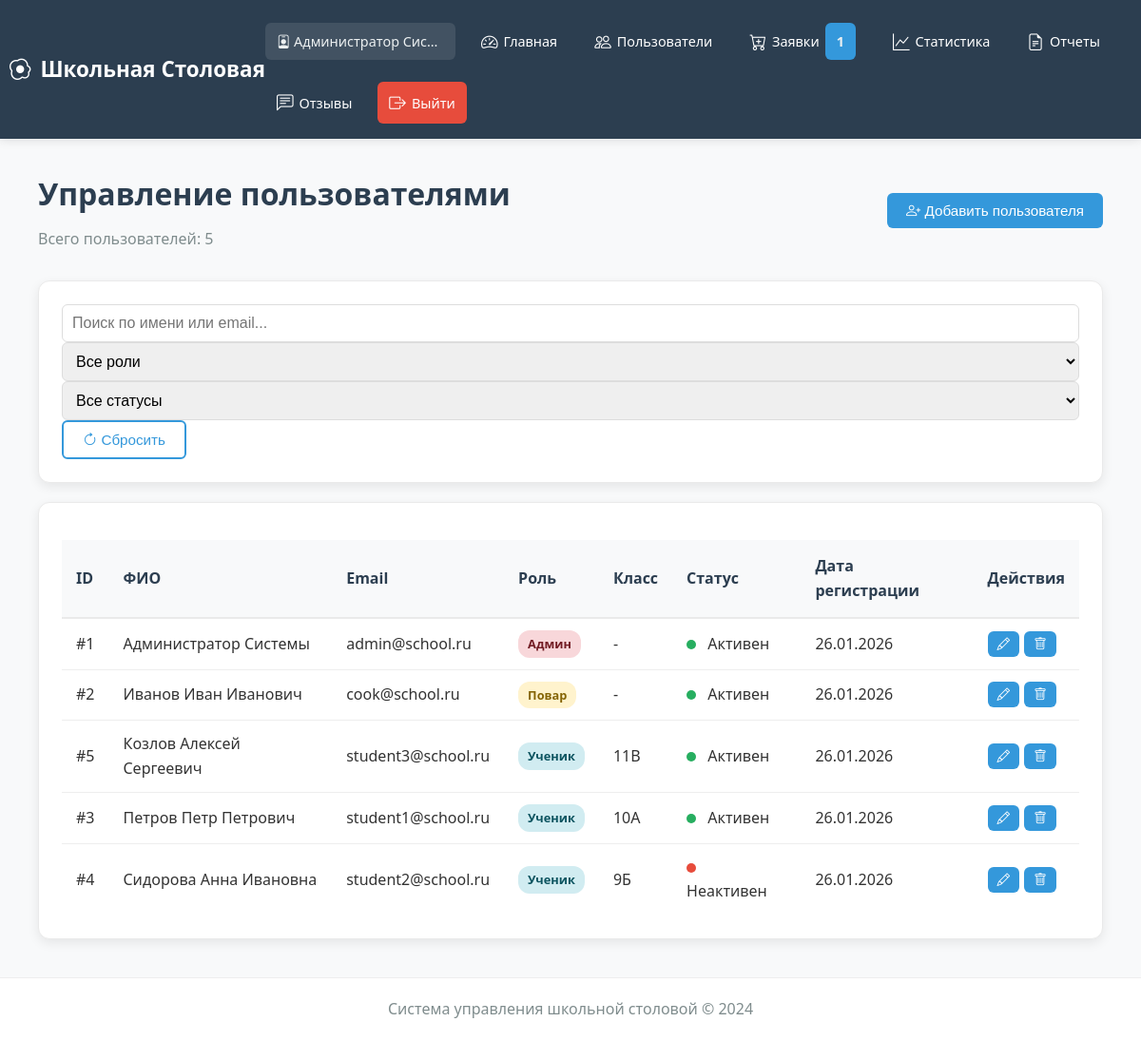
/admin/users (signed in), run on an earlier commit of the app's database.
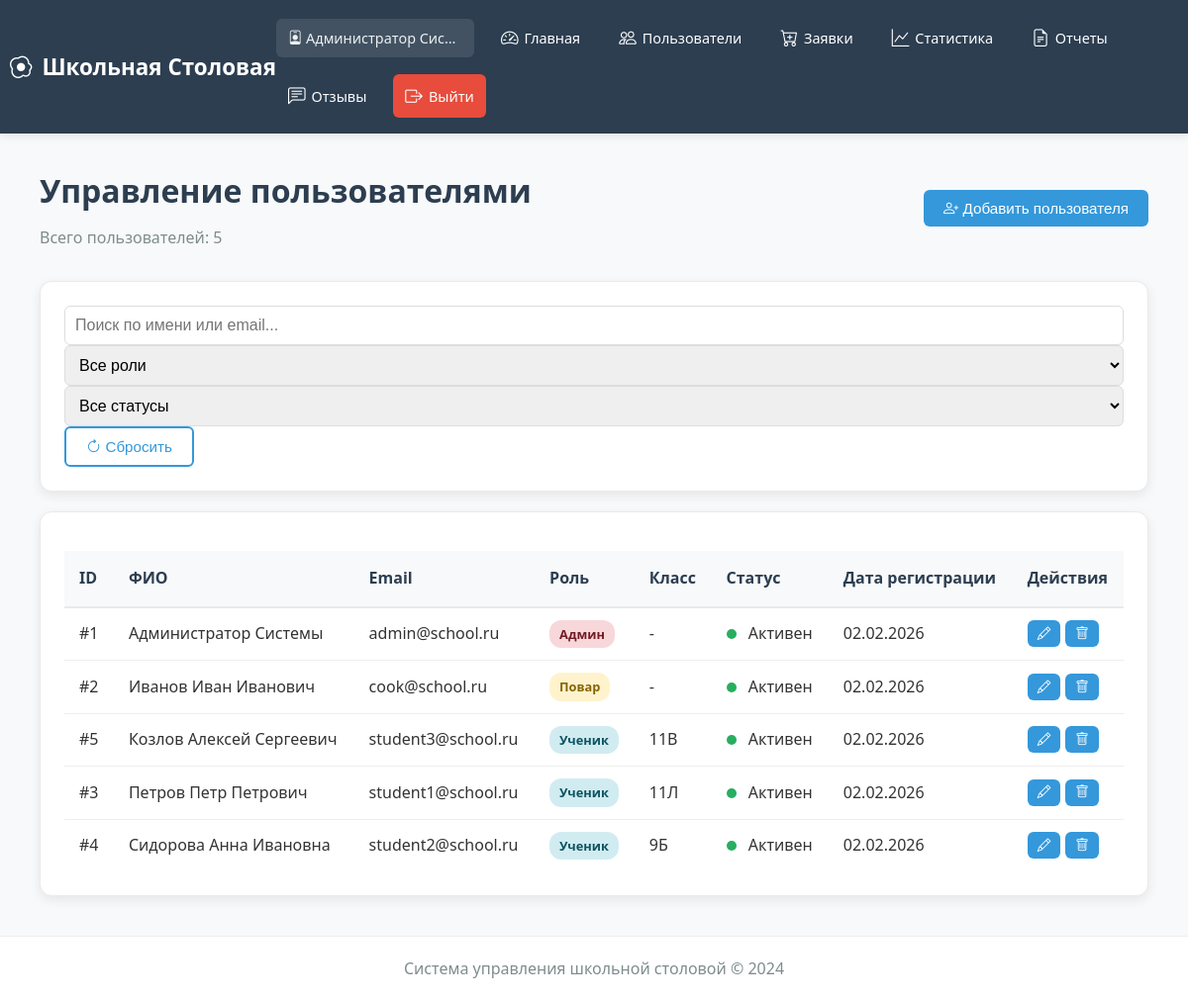
And on a later commit of the database.
### modules/core/models.py (models this page shows, shortened)
class User(UserMixin, db.Model):
    __tablename__ = 'users'
    id = db.Column(db.Integer, primary_key=True)
    email = db.Column(db.String(120), unique=True, nullable=False, index=True)
    password = db.Column(db.String(200), nullable=False)
    role = db.Column(db.String(20), nullable=False)  # 'student', 'cook', 'admin'
    full_name = db.Column(db.String(100))
    class_group = db.Column(db.String(50))  # Только для учеников
    allergies = db.Column(db.Text, default='')  # JSON или текст с аллергенами
    preferences = db.Column(db.String(50), default='')  # Новое поле: предпочтения в питании
    avatar_url = db.Column(db.String(255))  # Новое поле: путь к аватару
    balance = db.Column(db.Float, default=0.0)  # Новое поле: баланс счета
    is_active = db.Column(db.Boolean, default=True)
    created_at = db.Column(db.DateTime, default=datetime.utcnow)
    updated_at = db.Column(db.DateTime, default=datetime.utcnow, onupdate=datetime.utcnow)

### modules/admin/routes.py (the view)
@admin_bp.route('/users')
@login_required
def manage_users():
    if current_user.role != 'admin':
        flash('Доступ запрещен', 'danger')
        return redirect(url_for('index'))
    from modules.core.models import User
    users_list = User.query.order_by(User.role, User.full_name).all()
    return render_template('admin/users.html', users=users_list)

### app.py (called while the page is built)
@login_manager.user_loader
def load_user(user_id):
    try:
        from modules.core.models import User
        return User.query.get(int(user_id))
    except Exception as e:
        print(f"{user_id}: {e}")
        return None

@app.context_processor
def inject_cart_count():
    return {'cart_count': get_cart_count()}

@app.context_processor
def inject_now():
    return {'now': datetime.utcnow()}

@app.context_processor
def inject_csrf_token():
    from flask_wtf.csrf import generate_csrf
    return {'csrf_token': generate_csrf}

@app.context_processor
def inject_now():
    return {'now': datetime.utcnow()}

@app.context_processor
def inject_today():
    return {'today': date.today()}

@app.context_processor
def inject_now():
    return {'now': datetime.utcnow()}

@app.context_processor
def inject_now():
    return {'today': datetime.utcnow().date()}

@app.context_processor
def inject_pending_requests():
    from modules.core.models import SupplyRequest
    try:
        if current_user.is_authenticated and current_user.role == 'admin':
            pending_count = SupplyRequest.query.filter_by(status='pending').count()
            return {'pending_requests_count': pending_count}
    except:
        pass
    return {'pending_requests_count': 0}

### modules/user/routes.py (called while the page is built)
def get_cart_count():
    cart = session.get('cart', {})
    total = sum(item.get('quantity', 0) for item in cart.values())
    return total

@user_bp.app_context_processor
def inject_subscription_status():
    from .services import SubscriptionService
    if current_user.is_authenticated and current_user.role == 'student':
        has_active_subscription = SubscriptionService.get_active_subscription(current_user.id) is not None
        return {'has_active_subscription': has_active_subscription}
    return {'has_active_subscription': False}

### templates/admin/users.html (shortened to what this page needs)
{% extends "base.html" %}
{% block content %}
<div class="container">
    <div class="dashboard-header" style="margin-bottom: 30px;">
        <div style="display: flex; justify-content: space-between; align-items: center;">
            <div>
                <h1 style="color: #2c3e50; font-size: 2rem; font-weight: 700; margin-bottom: 10px;">
                    Управление пользователями
                </h1>
                <p style="color: #7f8c8d; font-size: 1rem;">Всего пользователей: {{ users|length }}</p>
            </div>
            <button class="btn btn-primary" onclick="showAddUserModal()">
                <i class="bi bi-person-plus"></i> Добавить пользователя
            </button>
        </div>
    </div>
    <div class="dashboard-card" style="margin-bottom: 20px;">
        <div class="row g-3">
            <div class="col-md-4">
                <input type="text" id="searchInput" class="form-control" placeholder="Поиск по имени или email..." oninput="applyFilters()">
            </div>
            <div class="col-md-3">
                <select id="roleFilter" class="form-control" onchange="applyFilters()">
                    <option value="">Все роли</option>
                </select>
            </div>
            <div class="col-md-3">
                <select id="statusFilter" class="form-control" onchange="applyFilters()">
                    <option value="">Все статусы</option>
                </select>
            </div>
            <div class="col-md-2">
                <button class="btn btn-outline w-100" onclick="resetFilters()">
                    <i class="bi bi-arrow-clockwise"></i> Сбросить
                </button>
            </div>
        </div>
    </div>
    <div class="dashboard-card">
        <div class="table-responsive">
            <table class="admin-table" id="usersTable">
                <thead>
                    <tr>
                        <th>ID</th>
                        <th>ФИО</th>
                        <th>Email</th>
                        <th>Роль</th>
                        <th>Класс</th>
                        <th>Статус</th>
                        <th>Дата регистрации</th>
                        <th>Действия</th>
                    </tr>
                </thead>
                <tbody>
                    {% for user in users %}
                    <tr data-role="{{ user.role }}" data-status="{{ 'active' if user.is_active else 'inactive' }}" id="user-row-{{ user.id }}">
                        <td>#{{ user.id }}</td>
                        <td>{{ user.full_name }}</td>
                        <td>{{ user.email }}</td>
                        <td>
                            {% if user.role == 'admin' %}
                                <span class="badge badge-danger">Админ</span>
                            {% elif user.role == 'cook' %}
                                <span class="badge badge-warning">Повар</span>
                            {% else %}
                                <span class="badge badge-info">Ученик</span>
                            {% endif %}
                        </td>
                        <td>{{ user.class_group or '-' }}</td>
                        <td>
                            {% if user.is_active %}
                                <span class="status-indicator status-active"></span> Активен
                            {% else %}
                                <span class="status-indicator status-inactive"></span> Неактивен
                            {% endif %}
                        </td>
                        <td>{{ user.created_at.strftime('%d.%m.%Y') if user.created_at else '' }}</td>
                        <td>
                            <div class="btn-group">
                                <button class="btn btn-sm btn-outline-primary" onclick="editUser({{ user.id }})">
                                    <i class="bi bi-pencil"></i>
                                </button>
                                <button class="btn btn-sm btn-outline-danger" onclick="confirmDeleteUser({{ user.id }}, '{{ user.full_name }}')">
                                    <i class="bi bi-trash"></i>
                                </button>
                            </div>
                        </td>
                    </tr>
                    {% endfor %}
                </tbody>
            </table>
        </div>
    </div>
</div>
{% endblock %}

### templates/base.html (shortened to what this page needs)
<!DOCTYPE html>
<html lang="ru">
<head>
    <link rel="stylesheet" href="{{ url_for('static', filename='css/style.css') }}">
    <link rel="stylesheet" href="{{ url_for('static', filename='css/calendar.css') }}">
    <link rel="stylesheet" href="https://cdn.jsdelivr.net/npm/bootstrap-icons@1.10.0/font/bootstrap-icons.css">
</head>
<body>
    <header>
        <nav class="navbar">
            <div class="nav-container">
                <a href="{{ url_for('index') }}" class="logo">
                    <i class="bi bi-egg-fried"></i> Школьная Столовая
                </a>
                <div class="nav-links">
                    {% if current_user.is_authenticated %}
                        <span style="color: #ecf0f1; padding: 8px 12px; border-radius: 6px; background: rgba(255, 255, 255, 0.1);">
                            <i class="bi bi-person-badge"></i> {{ current_user.full_name }}
                        </span>
                        {% if current_user.role == 'student' %}
                            <a href="{{ url_for('user.dashboard') }}" class="{% if request.endpoint == 'user.dashboard' %}active{% endif %}">
                                <i class="bi bi-house"></i> Главная
                            </a>
                            <a href="{{ url_for('user.show_menu') }}" class="{% if request.endpoint == 'user.show_menu' %}active{% endif %}">
                                <i class="bi bi-menu-button-wide"></i> Меню
                            </a>
                            <a href="{{ url_for('user.my_orders') }}" class="{% if request.endpoint == 'user.my_orders' %}active{% endif %}">
                                <i class="bi bi-receipt"></i> Заказы
                            </a>
                            <a href="{{ url_for('user.view_cart') }}" class="nav-cart {% if request.endpoint == 'user.view_cart' %}active{% endif %}">
                                <i class="bi bi-cart3"></i> Корзина
                                {% if cart_count and cart_count > 0 %}
                                <span class="badge">{{ cart_count }}</span>
                                {% endif %}
                            </a>
                            <a href="{{ url_for('user.profile') }}" class="{% if request.endpoint == 'user.profile' %}active{% endif %}">
                                <i class="bi bi-person-circle"></i> Профиль
                            </a>
                        {% elif current_user.role == 'admin' %}
                            <a href="{{ url_for('admin.admin_dashboard') }}" class="{% if request.endpoint == 'admin.admin_dashboard' %}active{% endif %}">
                                <i class="bi bi-speedometer2"></i> Главная
                            </a>
                            <a href="{{ url_for('admin.manage_users') }}" class="{% if request.endpoint == 'admin.manage_users' %}active{% endif %}">
                                <i class="bi bi-people"></i> Пользователи
                            </a>
                            <a href="{{ url_for('admin.admin_supply_requests') }}" class="{% if request.endpoint == 'admin.admin_supply_requests' %}active{% endif %}">
                                <i class="bi bi-cart-plus"></i> Заявки
                                {% if pending_requests_count and pending_requests_count > 0 %}
                                <span class="badge" style="background: #3498db;">{{ pending_requests_count }}</span>
                                {% endif %}
                            </a>
                            <a href="{{ url_for('admin.view_statistics') }}" class="{% if request.endpoint == 'admin.view_statistics' %}active{% endif %}">
                                <i class="bi bi-graph-up"></i> Статистика
                            </a>
                            <a href="{{ url_for('admin.generate_reports') }}" class="{% if request.endpoint == 'admin.generate_reports' %}active{% endif %}">
                                <i class="bi bi-file-earmark-text"></i> Отчеты
                            </a>
                            <a href="{{ url_for('admin.view_feedback') }}" class="{% if request.endpoint == 'admin.view_feedback' %}active{% endif %}">
                                <i class="bi bi-chat-left-text"></i> Отзывы
                            </a>
                        {% endif %}
                        <a href="{{ url_for('auth.logout') }}" style="background: #e74c3c;">
                            <i class="bi bi-box-arrow-right"></i> Выйти
                        </a>
                    {% endif %}
                </div>
            </div>
        </nav>
    </header>
    <main class="container">
        {% block content %}{% endblock %}
    </main>
    <footer>
        <p>Система управления школьной столовой © 2024</p>
    </footer>
</body>
</html>

### static/css/style.css (style rules this page uses)
* { margin: 0; padding: 0; box-sizing: border-box; }
body { font-family: 'Segoe UI', Tahoma, Geneva, Verdana, sans-serif; line-height: 1.6; color: #333; background: #f8f9fa; min-height: 100vh; }
.navbar { background-color: #2c3e50; color: white; padding: 1rem 0; box-shadow: 0 2px 10px rgba(0, 0, 0, 0.1); position: sticky; top: 0; z-index: 1000; }
.nav-container { max-width: 1200px; margin: 0 auto; padding: 0 20px; display: flex; justify-content: space-between; align-items: center; }
.logo { color: white; text-decoration: none; font-size: 1.4rem; font-weight: 700; display: flex; align-items: center; gap: 10px; white-space: nowrap; }
.nav-links { display: flex; gap: 15px; align-items: center; flex-wrap: wrap; }
.nav-links a { color: white; text-decoration: none; padding: 8px 15px; border-radius: 6px; transition: all 0.3s; display: flex; align-items: center; gap: 6px; font-weight: 500; font-size: 0.95rem; white-space: nowrap; }
.nav-links span { color: #ecf0f1; font-size: 0.9rem; padding: 8px 12px; background: rgba(255, 255, 255, 0.1); border-radius: 6px; max-width: 200px; overflow: hidden; text-overflow: ellipsis; white-space: nowrap; }
.container { max-width: 1200px; margin: 2rem auto; padding: 0 20px; min-height: calc(100vh - 180px); }
.dashboard-card { background: white; border-radius: 12px; padding: 24px; box-shadow: 0 4px 12px rgba(0, 0, 0, 0.08); border: 1px solid #eaeaea; height: 100%; display: flex; flex-direction: column; }
.form-control { width: 100%; padding: 12px 15px; border: 1px solid #ddd; border-radius: 8px; font-size: 1rem; transition: all 0.3s; }
.btn { display: inline-block; padding: 10px 20px; background: #3498db; color: white; text-decoration: none; border-radius: 6px; border: none; cursor: pointer; transition: all 0.3s; font-weight: 500; font-size: 0.95rem; text-align: center; }
.btn-outline { background: transparent; border: 2px solid #3498db; color: #3498db; }
footer { text-align: center; padding: 20px; margin-top: 40px; color: #7f8c8d; border-top: 1px solid #eee; background: white; }
.admin-table { width: 100%; border-collapse: collapse; }
.admin-table th { background: #f8f9fa; color: #2c3e50; font-weight: 600; padding: 15px; text-align: left; border-bottom: 2px solid #eaeaea; }
.admin-table td { padding: 12px 15px; border-bottom: 1px solid #eee; vertical-align: middle; }
.badge { display: inline-flex; align-items: center; gap: 5px; padding: 5px 10px; border-radius: 20px; font-size: 0.85rem; font-weight: 500; }
.badge-warning { background: #fff3cd; color: #856404; }
.badge-danger { background: #f8d7da; color: #721c24; }
.badge-info { background: #d1ecf1; color: #0c5460; }
.table-responsive { overflow-x: auto; margin-top: 15px; }
.admin-table tr:last-child td { border-bottom: none; }

### templates/base.html (style rules this page uses)
.nav-container { padding: 0 10px !important; }
.logo { margin-right: auto !important; flex-shrink: 0; }
.nav-links a { padding: 8px 12px !important; font-size: 0.9rem !important; }
@media (max-width: 1200px) { .nav-links a i { margin-right: 0 !important; font-size: 1.1rem; } }

### templates/admin/users.html (style rules this page uses)
.status-indicator { display: inline-block; width: 10px; height: 10px; border-radius: 50%; margin-right: 8px; }
.status-active { background: #27ae60; }
.form-control { width: 100%; padding: 10px; border: 1px solid #ddd; border-radius: 6px; font-size: 1rem; }
.btn-group { display: flex; gap: 5px; }
.admin-table { width: 100%; border-collapse: collapse; }
.admin-table th { background: #f8f9fa; color: #2c3e50; font-weight: 600; padding: 15px; text-align: left; border-bottom: 2px solid #eaeaea; position: sticky; top: 0; }
.admin-table td { padding: 12px 15px; border-bottom: 1px solid #eee; vertical-align: middle; }
.badge { display: inline-block; padding: 4px 10px; border-radius: 12px; font-size: 0.8rem; font-weight: 600; }
.badge-danger { background: #f8d7da; color: #721c24; }
.badge-warning { background: #fff3cd; color: #856404; }
.badge-info { background: #d1ecf1; color: #0c5460; }
.btn-sm { padding: 6px 10px; font-size: 0.85rem; }

What changed in the data, as far as the page shows it:
changed User "Администратор Системы": created_at "26.01.2026" → "02.02.2026"
changed User "Иванов Иван Иванович": created_at "26.01.2026" → "02.02.2026"
changed User "Козлов Алексей Сергеевич": created_at "26.01.2026" → "02.02.2026"
changed User "Петров Петр Петрович": class_group "10А" → "11Л"; created_at "26.01.2026" → "02.02.2026"
changed User "Сидорова Анна Ивановна": created_at "26.01.2026" → "02.02.2026"; is_active "Неактивен" → "Активен"
Also different on the page:
{{ pending_requests_count }}: "1" → (not shown)
